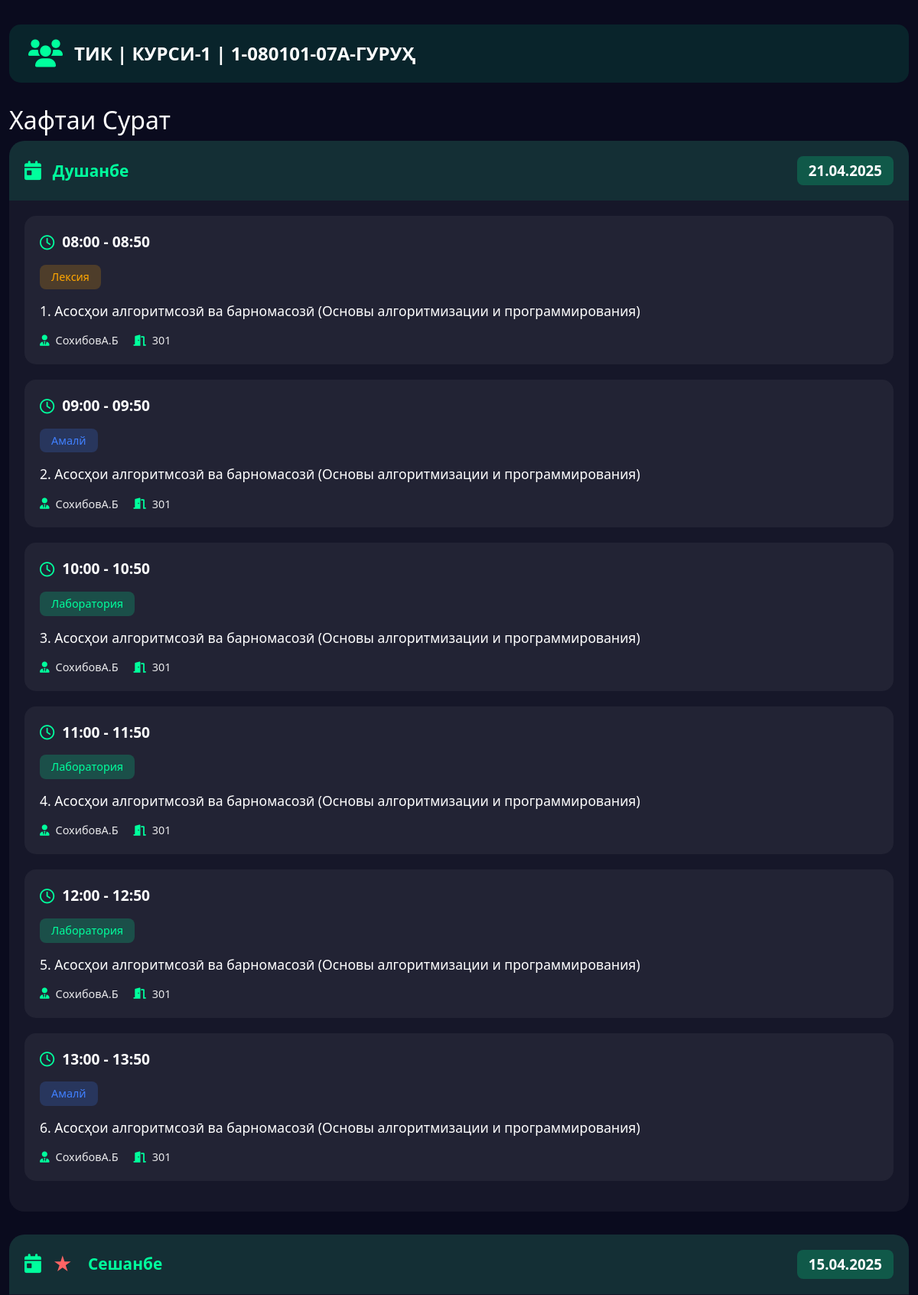
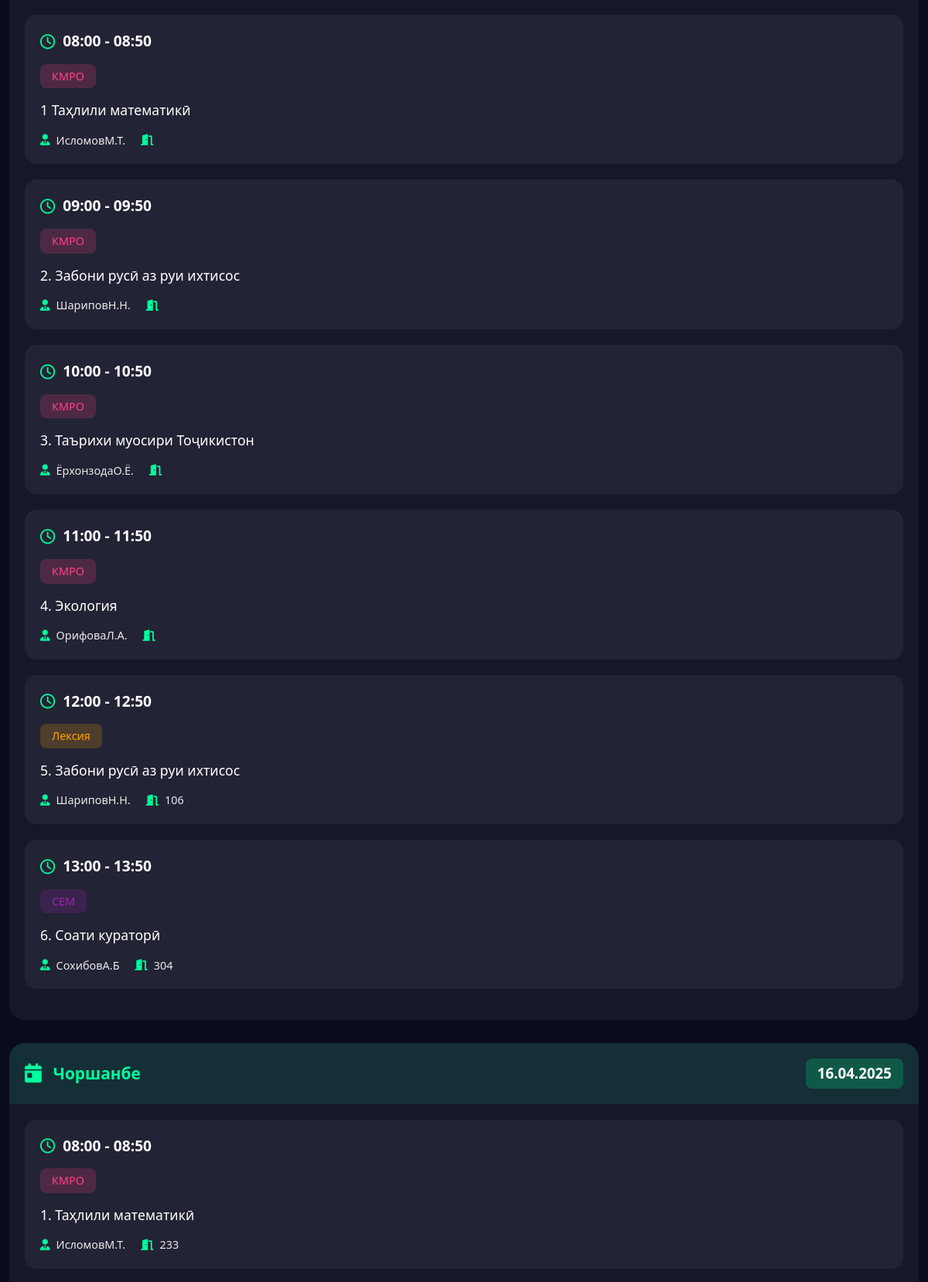
Page /ТИК/Курси-1/1-080101-07А (upper part) on the committed database (2 pictures, top to bottom).
### tables this page shows
CREATE TABLE schedules (
        id INTEGER PRIMARY KEY AUTOINCREMENT,
        faculty TEXT NOT NULL,
        course TEXT NOT NULL,
        "group" TEXT NOT NULL,
        day TEXT NOT NULL,
        lesson_time TEXT NOT NULL,
        lesson_type TEXT,
        subject TEXT NOT NULL,
        teacher TEXT NOT NULL,
        room TEXT NOT NULL,
        week_type TEXT NOT NULL CHECK (week_type IN ('Четный', 'Нечетный'))
    );

### app.py (the view)
@app.route('/<faculty>/<course>/<group>')
def show_schedule(faculty, course, group):
    day = request.args.get('day')
    conn = get_db_connection()
    lessons = conn.execute('SELECT * FROM schedules WHERE faculty=? AND course=? AND "group"=?',
                          (faculty, course, group)).fetchall()
    conn.close()
    current_week_type = get_week_type()
    week_types = ['Четный', 'Нечетный'] if current_week_type == 'Четный' else ['Нечетный', 'Четный']
    display_week_types = {week_type: display_week_type(week_type) for week_type in week_types}
    schedule = {week_type: {} for week_type in week_types}
    week_dates = get_current_week_dates()
    ordered_days = DAYS_OF_WEEK
    today = datetime.today().strftime('%d.%m.%Y')
    current_day = DAYS_OF_WEEK[datetime.today().weekday()]
    for week_type in week_types:
        for day_name in ordered_days:
            schedule[week_type][day_name] = {
                'date': week_dates[day_name],
                'weekday': DAYS_OF_WEEK.index(day_name),
                'lessons': [],
                'is_today': day_name == current_day and week_dates[day_name] == today and week_type == current_week_type
            }
    for lesson in lessons:
        day_name = lesson['day']
        week_type = lesson['week_type']
        if day_name in schedule[week_type]:
            schedule[week_type][day_name]['lessons'].append({
                'time': lesson['lesson_time'],
                'type': lesson['lesson_type'],
                'subject': lesson['subject'],
                'teacher': lesson['teacher'],
                'room': lesson['room']
            })
    return render_template('schedule.html', schedule=schedule, group=f"{faculty} | {course} | {group}-гуруҳ",
                          day=day, display_week_types=display_week_types)

### app.py (called while the page is built)
def get_db_connection():
    conn = sqlite3.connect(DB_PATH)
    conn.row_factory = sqlite3.Row
    return conn

def get_current_week_dates():
    today = datetime.now()
    week_dates = {}
    for i in range(7):
        target_date = today + timedelta(days=i)
        weekday_num = target_date.weekday()
        day_name = DAYS_OF_WEEK[weekday_num]
        week_dates[day_name] = target_date.strftime("%d.%m.%Y")
    return week_dates

def get_week_type():
    today = datetime.today()
    week_number = today.isocalendar()[1]
    return 'Четный' if week_number % 2 == 0 else 'Нечетный'

def display_week_type(week_type):
    return "Сурат" if week_type == "Четный" else "Махрач"

### templates/schedule.html (shortened to what this page needs)
<!DOCTYPE html>
<html lang="tg">
<head>
    <link href="https://cdn.jsdelivr.net/npm/bootstrap@5.3.0/dist/css/bootstrap.min.css" rel="stylesheet">
    <link href="https://cdnjs.cloudflare.com/ajax/libs/font-awesome/6.0.0/css/all.min.css" rel="stylesheet">
    <link href="{{ url_for('static', filename='css/styles.css') }}" rel="stylesheet">
</head>
<body>
    <div class="container">
        <div class="group-header">
            <i class="fas fa-users group-icon"></i>
            <span class="group-name">{{ group }}</span>
        </div>
        {% for week_type, days in schedule.items() %}
            <form name="{{ week_type }}">
                <div class="week-section">
                    <h2>Хафтаи {{ display_week_types[week_type] }}</h2>
                    {% for day_name, data in days.items() %}
                        {% if not day or day_name == day %}
                            <div class="day-card {% if data.lessons|length > 0 %}has-lessons{% else %}no-lessons{% endif %}">
                                <div class="day-header">
                                    <i class="fas fa-calendar-day"></i>
                                    {% if data.is_today %}
                                        <span class="today-marker">★</span>
                                    {% endif %}
                                    <span class="day-name">{{ day_name }}</span>
                                    <span class="day-date">{{ data.date }}</span>
                                </div>
                                <div class="lessons-container">
                                    {% if data.weekday == 6 %}
                                        <div class="no-lessons sunday">
                                            <i class="fas fa-coffee"></i>
                                            <p>Дар ин рӯз жадвали дарсӣ вуҷуд надорад!</p>
                                        </div>
                                    {% elif data.lessons|length > 0 %}
                                        {% for lesson in data.lessons %}
                                            <div class="lesson-card">
                                                <div class="lesson-time">
                                                    <i class="far fa-clock clock-icon"></i>
                                                    {{ lesson.time }}
                                                </div>
                                                <div class="lesson-type {{ lesson.type|lower }}">
                                                    {{ lesson.type }}
                                                </div>
                                                <div class="lesson-subject">
                                                    {{ lesson.subject }}
                                                </div>
                                                <div class="lesson-details">
                                                    <div class="lesson-teacher">
                                                        <i class="fas fa-user-tie"></i>
                                                        {{ lesson.teacher }}
                                                    </div>
                                                    <div class="lesson-room">
                                                        <i class="fas fa-door-open"></i>
                                                        {{ lesson.room }}
                                                    </div>
                                                </div>
                                            </div>
                                        {% endfor %}
                                    {% else %}
                                        <div class="no-lessons">
                                            <i class="fas fa-calendar-xmark"></i>
                                            <p>Дар ин рӯз жадвали дарсӣ вуҷуд надорад!</p>
                                        </div>
                                    {% endif %}
                                </div>
                            </div>
                        {% endif %}
                    {% endfor %}
                </div>
            </form>
        {% endfor %}
    </div>
</body>
</html>

### static/css/styles.css (style rules this page uses)
body { background-color: #0a0b1e; color: #ffffff; min-height: 100vh; font-family: 'Segoe UI', system-ui, -apple-system, sans-serif; }
.container { padding-top: 2rem; padding-bottom: 2rem; max-width: 1200px; }
.group-header { display: flex; align-items: center; gap: 15px; background: rgba(0, 255, 157, 0.1); padding: 20px 25px; border-radius: 15px; margin-bottom: 30px; font-size: 1.5em; font-weight: 600; }
.group-header .group-icon { color: #00ff9d; font-size: 1.5em; }
.group-header .group-name { color: #ffffff; text-transform: uppercase; }
form { margin-bottom: 40px; }
.day-card { background: rgba(255, 255, 255, 0.05); border-radius: 20px; margin-bottom: 30px; overflow: hidden; }
.day-card.has-lessons .day-header { background: rgba(0, 255, 157, 0.1); color: #00ff9d; }
.day-header { padding: 20px; display: flex; align-items: center; gap: 15px; font-size: 1.3em; font-weight: 600; }
.day-header i { font-size: 1.2em; }
.day-header .today-marker { font-size: 1.2em; margin-right: 5px; }
.day-card.has-lessons .day-header .today-marker { color: #ff6464; }
.day-header .day-name { margin-right: auto; }
.day-header .day-date { font-size: 0.9em; padding: 5px 15px; border-radius: 8px; color: #ffffff; }
.day-card.has-lessons .day-header .day-date { background: rgba(0, 255, 157, 0.2); }
.lessons-container { padding: 20px; }
.lesson-card { background: rgba(255, 255, 255, 0.05); border-radius: 15px; padding: 20px; margin-bottom: 20px; transition: transform 0.3s ease, background 0.3s ease; }
.lesson-time { font-size: 1.2em; font-weight: 600; color: #ffffff; margin-bottom: 15px; display: flex; align-items: center; gap: 10px; }
.lesson-time .clock-icon { color: #00ff9d; }
.lesson-type { display: inline-block; padding: 5px 15px; border-radius: 8px; font-size: 0.9em; margin-bottom: 15px; }
.lesson-type.лексия { background: rgba(255, 166, 0, 0.2); color: #ffa600; }
.lesson-type.лаборатория { background: rgba(0, 255, 157, 0.2); color: #00ff9d; }
.lesson-type.амалй { background: rgba(64, 128, 255, 0.2); color: #4080ff; }
.lesson-type.кмро { background: rgba(255, 64, 129, 0.2); color: #ff4081; }
.lesson-type.сем { background: rgba(156, 39, 176, 0.2); color: #9c27b0; }
.lesson-subject { font-size: 1.1em; font-weight: 500; margin-bottom: 15px; color: #ffffff; word-break: break-word; }
.lesson-details { display: flex; gap: 20px; color: rgba(255, 255, 255, 0.9); font-size: 0.9em; }
.lesson-teacher, .lesson-room { display: flex; align-items: center; gap: 8px; }
.lesson-teacher i, .lesson-room i { color: #00ff9d; }

### rows in the picture
schedules: time "08:00 - 08:50", type "Лексия", subject "1. Асосҳои алгоритмсозӣ ва барномасозӣ (Основы алгоритмизации и программирования)", teacher "СохибовА.Б", room "301"
schedules: time "09:00 - 09:50", type "Амалй", subject "2. Асосҳои алгоритмсозӣ ва барномасозӣ (Основы алгоритмизации и программирования)", teacher "СохибовА.Б", room "301"
schedules: time "10:00 - 10:50", type "Лаборатория", subject "3. Асосҳои алгоритмсозӣ ва барномасозӣ (Основы алгоритмизации и программирования)", teacher "СохибовА.Б", room "301"
schedules: time "11:00 - 11:50", type "Лаборатория", subject "4. Асосҳои алгоритмсозӣ ва барномасозӣ (Основы алгоритмизации и программирования)", teacher "СохибовА.Б", room "301"
schedules: time "12:00 - 12:50", type "Лаборатория", subject "5. Асосҳои алгоритмсозӣ ва барномасозӣ (Основы алгоритмизации и программирования)", teacher "СохибовА.Б", room "301"
schedules: time "13:00 - 13:50", type "Амалй", subject "6. Асосҳои алгоритмсозӣ ва барномасозӣ (Основы алгоритмизации и программирования)", teacher "СохибовА.Б", room "301"
schedules: time "08:00 - 08:50", type "КМРО", subject "1 Таҳлили математикӣ", teacher "ИсломовМ.Т."
schedules: time "09:00 - 09:50", type "КМРО", subject "2. Забони русӣ аз руи ихтисос", teacher "ШариповН.Н."
schedules: time "10:00 - 10:50", type "КМРО", subject "3. Таърихи муосири Тоҷикистон", teacher "ЁрхонзодаО.Ё."
schedules: time "11:00 - 11:50", type "КМРО", subject "4. Экология", teacher "ОрифоваЛ.А."
schedules: time "12:00 - 12:50", type "Лексия", subject "5. Забони русӣ аз руи ихтисос", teacher "ШариповН.Н.", room "106"
schedules: time "13:00 - 13:50", type "СЕМ", subject "6. Соати кураторӣ", teacher "СохибовА.Б", room "304"
schedules: time "08:00 - 08:50", type "КМРО", subject "1. Таҳлили математикӣ", teacher "ИсломовМ.Т.", room "233"

### other values in the picture
{{ group }} "ТИК | КУРСИ-1 | 1-080101-07А-ГУРУҲ"
{{ display_week_types[week_type] }} "Сурат"
{{ day_name }} "Душанбе" "Сешанбе" "Чоршанбе"
{{ data.date }} "21.04.2025" "15.04.2025" "16.04.2025"
